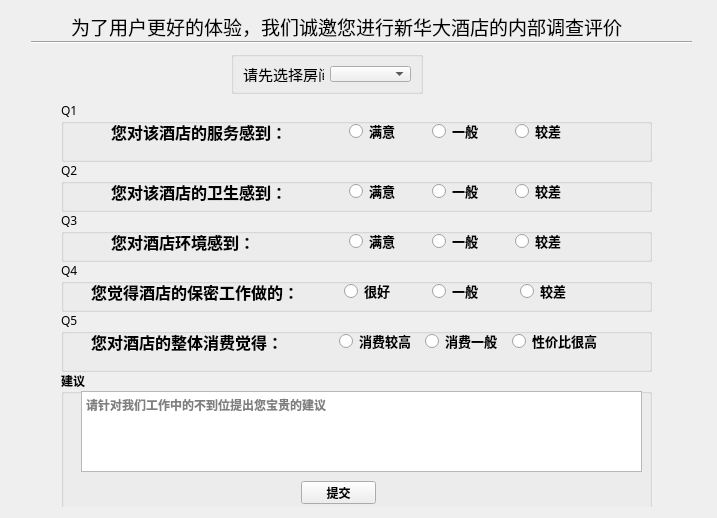
<?xml version="1.0" encoding="UTF-8"?>
<ui version="4.0">
 <class>clientPage4</class>
 <widget class="QWidget" name="clientPage4">
  <property name="geometry">
   <rect>
    <x>0</x>
    <y>0</y>
    <width>717</width>
    <height>518</height>
   </rect>
  </property>
  <property name="windowTitle">
   <string>Form</string>
  </property>
  <layout class="QVBoxLayout" name="verticalLayout">
   <item>
    <widget class="QWidget" name="widget" native="true">
     <widget class="QGroupBox" name="groupBox">
      <property name="geometry">
       <rect>
        <x>50</x>
        <y>90</y>
        <width>591</width>
        <height>61</height>
       </rect>
      </property>
      <property name="font">
       <font>
        <family>Algerian</family>
       </font>
      </property>
      <property name="title">
       <string>Q1</string>
      </property>
      <widget class="QWidget" name="widget_2" native="true">
       <property name="geometry">
        <rect>
         <x>50</x>
         <y>10</y>
         <width>481</width>
         <height>41</height>
        </rect>
       </property>
       <layout class="QHBoxLayout" name="horizontalLayout" stretch="3,1,1,1">
        <item>
         <widget class="QLabel" name="label_2">
          <property name="font">
           <font>
            <family>华文仿宋</family>
            <pointsize>12</pointsize>
            <weight>75</weight>
            <bold>true</bold>
           </font>
          </property>
          <property name="text">
           <string>您对该酒店的服务感到：</string>
          </property>
         </widget>
        </item>
        <item>
         <widget class="QRadioButton" name="service_radioButton_1">
          <property name="font">
           <font>
            <family>微软雅黑</family>
            <pointsize>10</pointsize>
            <weight>75</weight>
            <bold>true</bold>
           </font>
          </property>
          <property name="text">
           <string>满意</string>
          </property>
         </widget>
        </item>
        <item>
         <widget class="QRadioButton" name="service_radioButton_2">
          <property name="font">
           <font>
            <family>微软雅黑</family>
            <pointsize>10</pointsize>
            <weight>75</weight>
            <bold>true</bold>
           </font>
          </property>
          <property name="text">
           <string>一般</string>
          </property>
         </widget>
        </item>
        <item>
         <widget class="QRadioButton" name="service_radioButton_3">
          <property name="font">
           <font>
            <family>微软雅黑</family>
            <pointsize>10</pointsize>
            <weight>75</weight>
            <bold>true</bold>
           </font>
          </property>
          <property name="text">
           <string>较差</string>
          </property>
         </widget>
        </item>
       </layout>
      </widget>
     </widget>
     <widget class="Line" name="line">
      <property name="geometry">
       <rect>
        <x>20</x>
        <y>30</y>
        <width>661</width>
        <height>2</height>
       </rect>
      </property>
      <property name="maximumSize">
       <size>
        <width>16777215</width>
        <height>2</height>
       </size>
      </property>
      <property name="orientation">
       <enum>Qt::Horizontal</enum>
      </property>
     </widget>
     <widget class="QLabel" name="label">
      <property name="geometry">
       <rect>
        <x>60</x>
        <y>0</y>
        <width>601</width>
        <height>31</height>
       </rect>
      </property>
      <property name="font">
       <font>
        <family>华文仿宋</family>
        <pointsize>14</pointsize>
        <weight>50</weight>
        <bold>false</bold>
       </font>
      </property>
      <property name="text">
       <string>为了用户更好的体验，我们诚邀您进行新华大酒店的内部调查评价</string>
      </property>
     </widget>
     <widget class="QGroupBox" name="groupBox_2">
      <property name="geometry">
       <rect>
        <x>50</x>
        <y>150</y>
        <width>591</width>
        <height>51</height>
       </rect>
      </property>
      <property name="font">
       <font>
        <family>Algerian</family>
       </font>
      </property>
      <property name="title">
       <string>Q2</string>
      </property>
      <widget class="QWidget" name="widget_3" native="true">
       <property name="geometry">
        <rect>
         <x>50</x>
         <y>10</y>
         <width>481</width>
         <height>41</height>
        </rect>
       </property>
       <layout class="QHBoxLayout" name="horizontalLayout_2" stretch="3,1,1,1">
        <item>
         <widget class="QLabel" name="label_3">
          <property name="font">
           <font>
            <family>华文仿宋</family>
            <pointsize>12</pointsize>
            <weight>75</weight>
            <bold>true</bold>
           </font>
          </property>
          <property name="text">
           <string>您对该酒店的卫生感到：</string>
          </property>
         </widget>
        </item>
        <item>
         <widget class="QRadioButton" name="clean_radioButton_1">
          <property name="font">
           <font>
            <family>微软雅黑</family>
            <pointsize>10</pointsize>
            <weight>75</weight>
            <bold>true</bold>
           </font>
          </property>
          <property name="text">
           <string>满意</string>
          </property>
         </widget>
        </item>
        <item>
         <widget class="QRadioButton" name="clean_radioButton_2">
          <property name="font">
           <font>
            <family>微软雅黑</family>
            <pointsize>10</pointsize>
            <weight>75</weight>
            <bold>true</bold>
           </font>
          </property>
          <property name="text">
           <string>一般</string>
          </property>
         </widget>
        </item>
        <item>
         <widget class="QRadioButton" name="clean_radioButton_3">
          <property name="font">
           <font>
            <family>微软雅黑</family>
            <pointsize>10</pointsize>
            <weight>75</weight>
            <bold>true</bold>
           </font>
          </property>
          <property name="text">
           <string>较差</string>
          </property>
         </widget>
        </item>
       </layout>
      </widget>
     </widget>
     <widget class="QGroupBox" name="groupBox_3">
      <property name="geometry">
       <rect>
        <x>50</x>
        <y>200</y>
        <width>591</width>
        <height>51</height>
       </rect>
      </property>
      <property name="font">
       <font>
        <family>Algerian</family>
       </font>
      </property>
      <property name="title">
       <string>Q3</string>
      </property>
      <widget class="QWidget" name="widget_4" native="true">
       <property name="geometry">
        <rect>
         <x>50</x>
         <y>10</y>
         <width>481</width>
         <height>41</height>
        </rect>
       </property>
       <layout class="QHBoxLayout" name="horizontalLayout_3" stretch="3,1,1,1">
        <item>
         <widget class="QLabel" name="label_4">
          <property name="font">
           <font>
            <family>华文仿宋</family>
            <pointsize>12</pointsize>
            <weight>75</weight>
            <bold>true</bold>
           </font>
          </property>
          <property name="text">
           <string>您对酒店环境感到：</string>
          </property>
         </widget>
        </item>
        <item>
         <widget class="QRadioButton" name="around_radioButton_1">
          <property name="font">
           <font>
            <family>微软雅黑</family>
            <pointsize>10</pointsize>
            <weight>75</weight>
            <bold>true</bold>
           </font>
          </property>
          <property name="text">
           <string>满意</string>
          </property>
         </widget>
        </item>
        <item>
         <widget class="QRadioButton" name="around_radioButton_2">
          <property name="font">
           <font>
            <family>微软雅黑</family>
            <pointsize>10</pointsize>
            <weight>75</weight>
            <bold>true</bold>
           </font>
          </property>
          <property name="text">
           <string>一般</string>
          </property>
         </widget>
        </item>
        <item>
         <widget class="QRadioButton" name="around_radioButton_3">
          <property name="font">
           <font>
            <family>微软雅黑</family>
            <pointsize>10</pointsize>
            <weight>75</weight>
            <bold>true</bold>
           </font>
          </property>
          <property name="text">
           <string>较差</string>
          </property>
         </widget>
        </item>
       </layout>
      </widget>
     </widget>
     <widget class="QGroupBox" name="groupBox_4">
      <property name="geometry">
       <rect>
        <x>50</x>
        <y>250</y>
        <width>591</width>
        <height>51</height>
       </rect>
      </property>
      <property name="font">
       <font>
        <family>Algerian</family>
       </font>
      </property>
      <property name="title">
       <string>Q4</string>
      </property>
      <widget class="QWidget" name="widget_6" native="true">
       <property name="geometry">
        <rect>
         <x>30</x>
         <y>10</y>
         <width>511</width>
         <height>41</height>
        </rect>
       </property>
       <layout class="QHBoxLayout" name="horizontalLayout_5" stretch="3,1,1,1">
        <item>
         <widget class="QLabel" name="label_6">
          <property name="font">
           <font>
            <family>华文仿宋</family>
            <pointsize>12</pointsize>
            <weight>75</weight>
            <bold>true</bold>
           </font>
          </property>
          <property name="text">
           <string>您觉得酒店的保密工作做的：</string>
          </property>
         </widget>
        </item>
        <item>
         <widget class="QRadioButton" name="secret_radioButton_1">
          <property name="font">
           <font>
            <family>微软雅黑</family>
            <pointsize>10</pointsize>
            <weight>75</weight>
            <bold>true</bold>
           </font>
          </property>
          <property name="text">
           <string>很好</string>
          </property>
         </widget>
        </item>
        <item>
         <widget class="QRadioButton" name="secret_radioButton_2">
          <property name="font">
           <font>
            <family>微软雅黑</family>
            <pointsize>10</pointsize>
            <weight>75</weight>
            <bold>true</bold>
           </font>
          </property>
          <property name="text">
           <string>一般</string>
          </property>
         </widget>
        </item>
        <item>
         <widget class="QRadioButton" name="secret_radioButton_3">
          <property name="font">
           <font>
            <family>微软雅黑</family>
            <pointsize>10</pointsize>
            <weight>75</weight>
            <bold>true</bold>
           </font>
          </property>
          <property name="text">
           <string>较差</string>
          </property>
         </widget>
        </item>
       </layout>
      </widget>
     </widget>
     <widget class="QGroupBox" name="groupBox_5">
      <property name="geometry">
       <rect>
        <x>50</x>
        <y>300</y>
        <width>591</width>
        <height>61</height>
       </rect>
      </property>
      <property name="font">
       <font>
        <family>Algerian</family>
       </font>
      </property>
      <property name="title">
       <string>Q5</string>
      </property>
      <widget class="QWidget" name="widget_5" native="true">
       <property name="geometry">
        <rect>
         <x>30</x>
         <y>10</y>
         <width>511</width>
         <height>41</height>
        </rect>
       </property>
       <layout class="QHBoxLayout" name="horizontalLayout_4" stretch="3,1,1,1">
        <item>
         <widget class="QLabel" name="label_5">
          <property name="font">
           <font>
            <family>华文仿宋</family>
            <pointsize>12</pointsize>
            <weight>75</weight>
            <bold>true</bold>
           </font>
          </property>
          <property name="text">
           <string>您对酒店的整体消费觉得：</string>
          </property>
         </widget>
        </item>
        <item>
         <widget class="QRadioButton" name="price_radioButton_1">
          <property name="font">
           <font>
            <family>微软雅黑</family>
            <pointsize>10</pointsize>
            <weight>75</weight>
            <bold>true</bold>
           </font>
          </property>
          <property name="text">
           <string>消费较高</string>
          </property>
         </widget>
        </item>
        <item>
         <widget class="QRadioButton" name="price_radioButton_2">
          <property name="font">
           <font>
            <family>微软雅黑</family>
            <pointsize>10</pointsize>
            <weight>75</weight>
            <bold>true</bold>
           </font>
          </property>
          <property name="text">
           <string>消费一般</string>
          </property>
         </widget>
        </item>
        <item>
         <widget class="QRadioButton" name="price_radioButton_3">
          <property name="font">
           <font>
            <family>微软雅黑</family>
            <pointsize>10</pointsize>
            <weight>75</weight>
            <bold>true</bold>
           </font>
          </property>
          <property name="text">
           <string>性价比很高</string>
          </property>
         </widget>
        </item>
       </layout>
      </widget>
     </widget>
     <widget class="QGroupBox" name="groupBox_6">
      <property name="geometry">
       <rect>
        <x>50</x>
        <y>360</y>
        <width>591</width>
        <height>141</height>
       </rect>
      </property>
      <property name="font">
       <font>
        <family>等线 Light</family>
        <weight>75</weight>
        <bold>true</bold>
       </font>
      </property>
      <property name="title">
       <string>建议</string>
      </property>
      <widget class="QTextEdit" name="textEdit">
       <property name="geometry">
        <rect>
         <x>20</x>
         <y>20</y>
         <width>561</width>
         <height>81</height>
        </rect>
       </property>
       <property name="placeholderText">
        <string>请针对我们工作中的不到位提出您宝贵的建议</string>
       </property>
      </widget>
      <widget class="QPushButton" name="pushButton">
       <property name="geometry">
        <rect>
         <x>240</x>
         <y>110</y>
         <width>75</width>
         <height>23</height>
        </rect>
       </property>
       <property name="text">
        <string>提交</string>
       </property>
      </widget>
     </widget>
     <widget class="QGroupBox" name="groupBox_7">
      <property name="geometry">
       <rect>
        <x>220</x>
        <y>40</y>
        <width>192</width>
        <height>43</height>
       </rect>
      </property>
      <property name="font">
       <font>
        <family>华文仿宋</family>
        <pointsize>11</pointsize>
        <weight>50</weight>
        <bold>false</bold>
       </font>
      </property>
      <property name="title">
       <string/>
      </property>
      <layout class="QHBoxLayout" name="horizontalLayout_6">
       <item>
        <widget class="QLabel" name="label_7">
         <property name="text">
          <string>请先选择房间</string>
         </property>
        </widget>
       </item>
       <item>
        <widget class="QComboBox" name="comboBox"/>
       </item>
      </layout>
     </widget>
    </widget>
   </item>
  </layout>
 </widget>
 <resources/>
 <connections/>
</ui>
